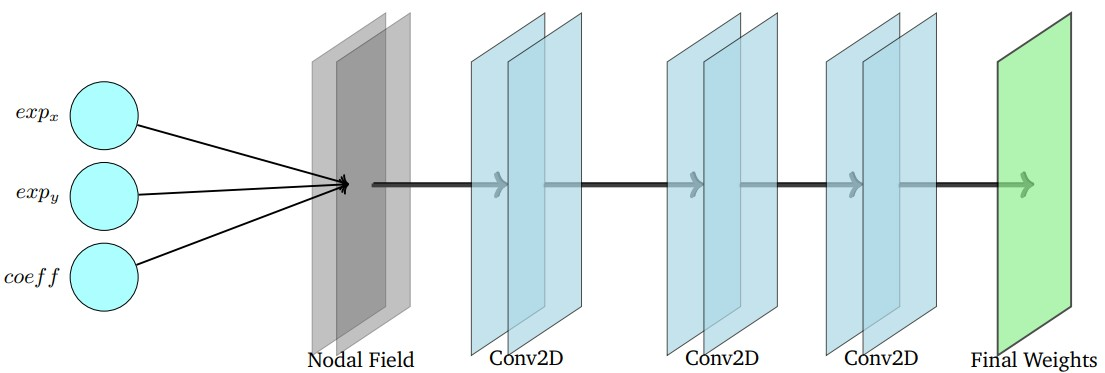
#> input picture Scripts/Presentation(colloquium)/Cnn.jpg, 1105 x 373 px, found by its file name
$ python Cnn_animation.py
#> lines starting #> are read from the running program, lines starting #| are printed output that depends on the picture
import matplotlib.pyplot as plt
import matplotlib.image as mpimg
from matplotlib.animation import FuncAnimation
from matplotlib.patches import Circle
import numpy as np

# === Load background image ===
img = mpimg.imread("cnn.jpg")
#> img is the input picture: shape (373, 1105, 3); mean R, G, B 222, 235.4, 234.4

# === Node coordinates (normalized) ===
node_coords = {
    "input": [(0.08, 0.83), (0.08, 0.5), (0.08, 0.18)],
    "preprocessor": [(0.28, 0.5)],
    "conv1": [(0.5, 0.5)],
    "conv2": [(0.67, 0.5)],
    "conv3": [(0.77, 0.5)],
    "output": [(0.9, 0.5)],
}

def to_px_coords(norm_coord):
    x, y = norm_coord
    return x * img.shape[1], (1 - y) * img.shape[0]

# === Layer connections ===
layer_connections = [
    [(start, node_coords["preprocessor"][0]) for start in node_coords["input"]],
    [(node_coords["preprocessor"][0], node_coords["conv1"][0])],
    [(node_coords["conv1"][0], node_coords["conv2"][0])],
    [(node_coords["conv2"][0], node_coords["conv3"][0])],
    [(node_coords["conv3"][0], node_coords["output"][0])],
]

# === Setup figure ===
fig, ax = plt.subplots(figsize=(10, 5))
ax.imshow(img)
ax.axis("off")

# === Animation parameters ===
frames_per_layer = 30
pause_between_layers = 10
trail_length = 5

layer_start_frames = []
start = 0
for _ in layer_connections:
    layer_start_frames.append(start)
    start += frames_per_layer + pause_between_layers
total_frames = layer_start_frames[-1] + frames_per_layer

# === Signal objects (dot + trails only) ===
signal_objects = []
for layer in layer_connections:
    layer_signals = []
    for _ in layer:
        dot = Circle((0, 0), radius=5, color='dodgerblue', alpha=0.0, zorder=10)
        ax.add_patch(dot)
        trails = []
        for j in range(trail_length):
            trail = Circle((0, 0), radius=6, color='deepskyblue', alpha=0.0, zorder=8 - j)
            ax.add_patch(trail)
            trails.append(trail)
        layer_signals.append((dot, trails))
    signal_objects.append(layer_signals)

# === Animation logic ===
def animate(frame):
#> called with frame = 0
    artists = []

    for layer_idx, connections in enumerate(layer_connections):
        start_frame = layer_start_frames[layer_idx]
        for i, (start, end) in enumerate(connections):
            dot, trails = signal_objects[layer_idx][i]

            if start_frame <= frame < start_frame + frames_per_layer:
                alpha = (frame - start_frame) / frames_per_layer
                start_px = np.array(to_px_coords(start))
                end_px = np.array(to_px_coords(end))
                pos = (1 - alpha) * start_px + alpha * end_px
                dot.center = pos
                dot.set_alpha(1.0)
            else:
                dot.set_alpha(0.0)

            artists.append(dot)

            for j, trail in enumerate(trails):
                trail_frame = frame - (j + 1)
                if start_frame <= trail_frame < start_frame + frames_per_layer:
                    alpha = (trail_frame - start_frame) / frames_per_layer
                    start_px = np.array(to_px_coords(start))
                    end_px = np.array(to_px_coords(end))
                    pos = (1 - alpha) * start_px + alpha * end_px
                    trail.center = pos
                    trail.set_alpha(0.3 * (1 - j / trail_length))
                else:
                    trail.set_alpha(0.0)
                artists.append(trail)

    return artists

# === Run animation ===
ani = FuncAnimation(fig, animate, frames=total_frames, interval=40, blit=True)
plt.show()
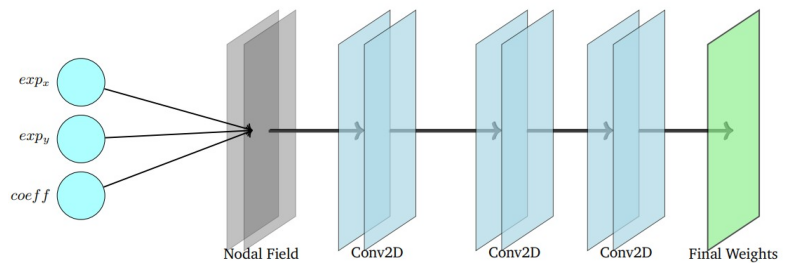
#> figure drawn by matplotlib, 1 panel

# === Save animation ===
ani.save("forward_pass_noglow.gif", writer="pillow", fps=25)
#> (the run stopped early here; a loop or call above may not have finished)
